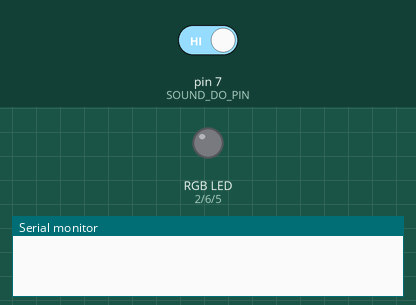
Recording of a sketch running on a simulated Arduino Uno, built with avr-gcc and run on an emulated ATmega328P. Shown: an RGB LED mixed from three pins (HIGH = lit), the last lines printed to the serial monitor. Dashed ring = blinking. The test bench sets the inputs (shaded band); at power-on: pin 7 (SOUND_DO_PIN) HIGH.

Above: at 1.2 s.
1.3 s: pin 7 (SOUND_DO_PIN) driven LOW
At 1.46 s:
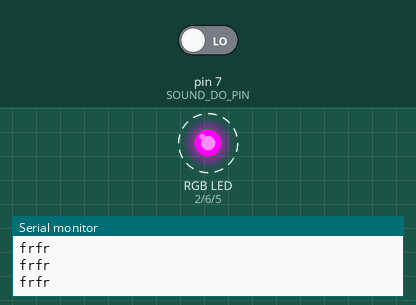
4.3 s: pin 7 (SOUND_DO_PIN) driven HIGH
At 4.3 s:
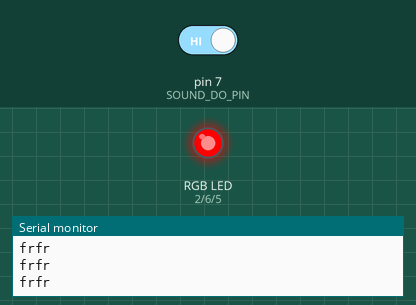
Timing chart, 0 to 7.3 s (numbered marks = the images above; inputs shaded):
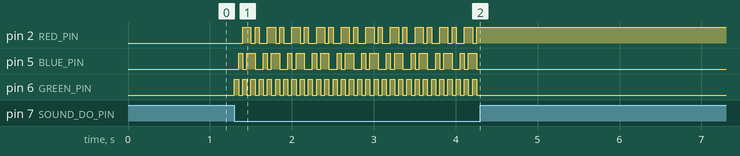

The sketch:

led_rgb_clap.ino
```cpp
const int RED_PIN   = 2;
const int GREEN_PIN = 6;
const int BLUE_PIN  = 5;

// Цифровой пин для датчика звука
const int SOUND_DO_PIN = 7;

// Массив цветов
int colors[6][3] = {{255,0,0}, {0,255,0}, {0,0,255}, {255,255,0}, {255,0,255}, {0,255,255}};
int currentColor = 0;

void setup() {
  pinMode(RED_PIN, OUTPUT);
  pinMode(GREEN_PIN, OUTPUT);
  pinMode(BLUE_PIN, OUTPUT);
  pinMode(SOUND_DO_PIN, INPUT);
  Serial.begin(9600);
}

void loop() {
  if (digitalRead(SOUND_DO_PIN) == LOW) {
    currentColor = (currentColor + 1) % 6;
    analogWrite(RED_PIN, colors[currentColor][0]);
    analogWrite(GREEN_PIN, colors[currentColor][1]);
    analogWrite(BLUE_PIN, colors[currentColor][2]);

    Serial.println("frfr");
    delay(50);
  }
}
```

Measured:
- after the input at 1.3 s, pin 2 (RED_PIN): alternates HIGH for 0.10 s and LOW for 0.05 s, starting after 0.10 s; pin 5 (BLUE_PIN): alternates HIGH for 0.08 s and LOW for 0.05 s, starting after 0.05 s; pin 6 (GREEN_PIN): alternates HIGH for 0.05 s and LOW for 0.05 s, starting at once
- after the input at 4.3 s, pin 2 (RED_PIN): stops changing and stays HIGH; pin 5 (BLUE_PIN), pin 6 (GREEN_PIN): stops changing and stays LOW
